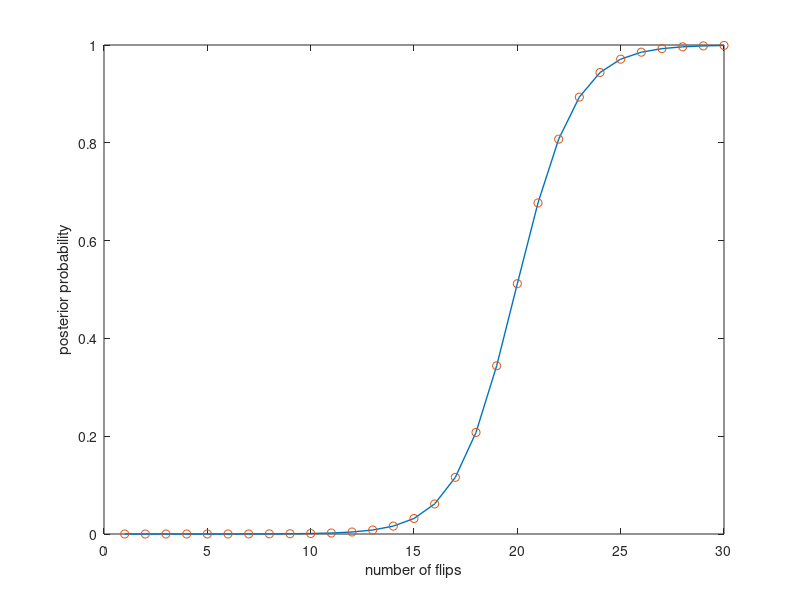

MATLAB code to generate this figure:
N = 10^6;
kmin= 1;    
kmax = 30;
posteriors = [];
for k = kmin:kmax
    posteriors = [posteriors 2^k/(2^k + N - 1)];
end
plot( (kmin:kmax), posteriors, '-','LineWidth',1);
hold on
plot( (kmin:kmax), posteriors, 'o');
xlabel('number of flips')
ylabel('posterior probability')

